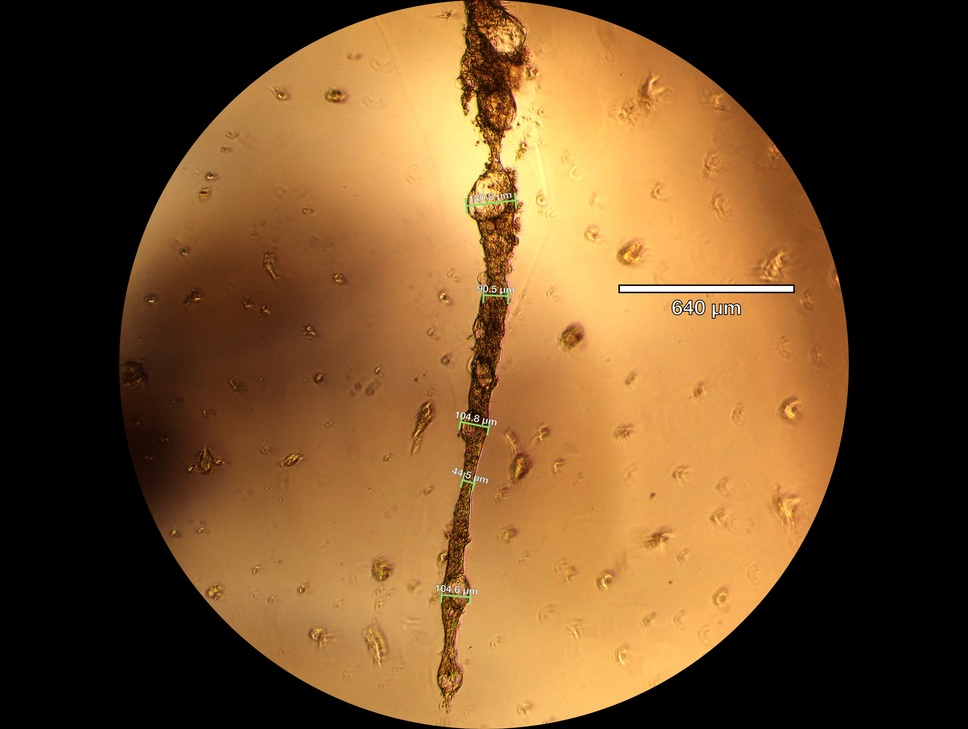
#> input picture images_in_this/1.jpg, 968 x 729 px, shrunk from 2664 x 2008 before the run, found by its file name; its folder holds only this picture in this run
$ python find_annotations.py images_in_this/1.jpg
#> lines starting #> are read from the running program, lines starting #| are printed output that depends on the picture; after the words box and inside, x2 and y2 are one past the last pixel; in counts of white or black regions, pixels touching at a corner belong together
import cv2
import numpy as np
import os
import sys

# Load the image
image_path = "./images_in_this/"+sys.argv[1]
image = cv2.imread(image_path)
#> image is the input picture: shape (729, 968, 3); mean B, G, R 40.8, 78.2, 112.4

# Check if the image was successfully loaded
if image is None:
    print(f"Error: Unable to load image from {image_path}")
    exit()

# Convert BGR to RGB for matplotlib compatibility
image_rgb = cv2.cvtColor(image, cv2.COLOR_BGR2RGB)

# Convert BGR to HSV
hsv = cv2.cvtColor(image, cv2.COLOR_BGR2HSV)
#> hsv: shape (729, 968, 3); mean H, S, V 10.4, 105, 112.4

# Define range of green color in HSV
lower_green = np.array([40, 40, 40])
upper_green = np.array([80, 255, 255])

# Threshold the HSV image to get only green colors
mask = cv2.inRange(hsv, lower_green, upper_green)
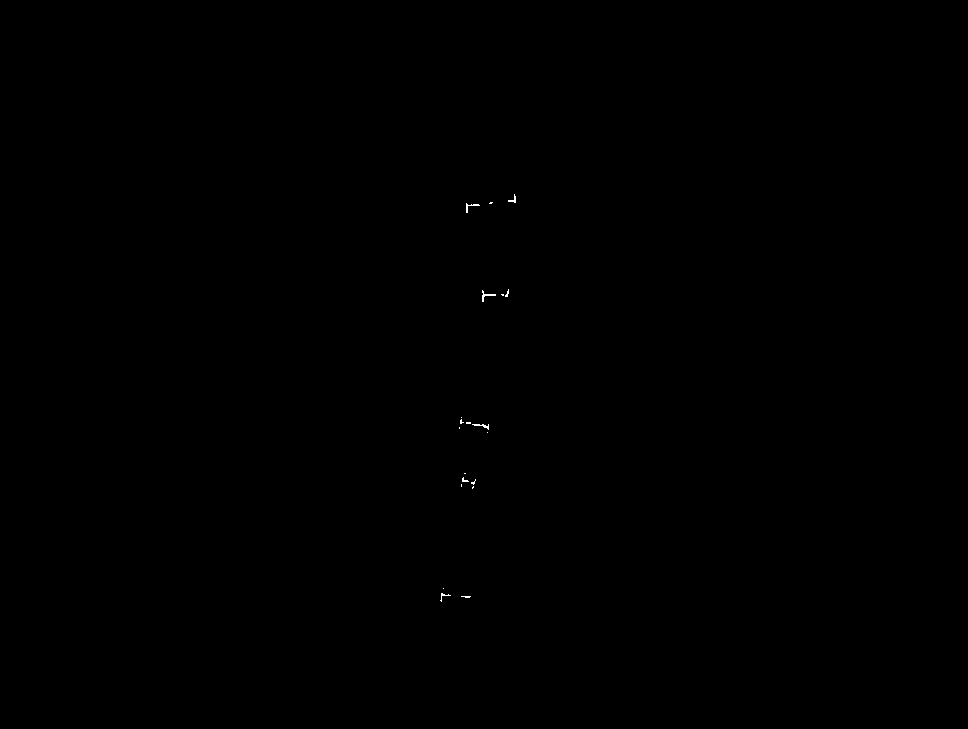
#> mask: shape (729, 968); 0.04% white in thin lines or dots, all inside (x1, y1, x2, y2) = (440, 194, 516, 602)

# Find contours in the mask
contours, _ = cv2.findContours(mask, cv2.RETR_EXTERNAL, cv2.CHAIN_APPROX_SIMPLE)
#> contours = 20 contours, 19 with area under 20; largest, box (x1, y1, x2, y2) and area: (482, 290, 496, 302) 23

# Define padding around the detected green segment
padding_x = 40  # Example padding
padding_y = 40  # Example padding


# Create a directory to save cropped images
output_dir = 'cropped_images'
os.makedirs(output_dir, exist_ok=True)

# List to store non-overlapping bounding boxes
bounding_boxes = []

# Iterate over all contours (green segments)
for contour in contours:
    # Calculate bounding rectangle
    x, y, w, h = cv2.boundingRect(contour)

    # Add padding to the bounding box
    x -= padding_x
    y -= padding_y
    w += 2 * padding_x
    h += 2 * padding_y

    # Ensure the cropped area is within image bounds
    x = max(x, 0)
    y = max(y, 0)

    # Check for overlapping bounding boxes
    overlap = False
    for (x_, y_, w_, h_) in bounding_boxes:
        if x < x_ + w_ and x + w > x_ and y < y_ + h_ and y + h > y_:
            overlap = True
            # Keep the bounding box with the largest area
            if w * h > w_ * h_:
                bounding_boxes.remove((x_, y_, w_, h_))
                bounding_boxes.append((x, y, w, h))
            break

    if not overlap:
        bounding_boxes.append((x, y, w, h))
#> this loop made 20 passes
#> (x, y, w, h) on passes 1, 2, 6, 7, 11, 13, 16, 17, 18, 20: (421, 556, 90, 82), (400, 553, 91, 89), (431, 439, 85, 86), (422, 437, 87, 85), (432, 384, 97, 86), (420, 379, 84, 85), (442, 250, 94, 92), (465, 249, 84, 88), (426, 163, 94, 90), (468, 154, 88, 89)
#> (contour, x, y, w, h) on passes 3, 4, 5, 8, 9, 10: ([[443, 588]], 403, 548, 81, 81), ([[473, 486], [472, 487], [472, 488], [473, 487]], 432, 446, 82, 83), ([[461, 484], [461, 486]], 421, 444, 81, 83), ([[464, 473], [465, 473]], 424, 433, 82, 81), ([[487, 432]], 447, 392, 81, 81), ([[459, 427], [459, 428]], 419, 387, 81, 82)
#> after the loop, bounding_boxes = [(400, 553, 91, 89), (432, 384, 97, 86), (442, 250, 94, 92), (468, 154, 88, 89)]

# Iterate over non-overlapping bounding boxes
for i, (x, y, w, h) in enumerate(bounding_boxes):
    # Draw bounding box on the original image
    cv2.rectangle(image_rgb, (x, y), (x + w, y + h), (0, 0, 255), 2)


    # Crop the original image around the ROI
    cropped_image = image_rgb[y:y+h, x:x+w]

    # Save the cropped image to a folder
    output_file = os.path.join(output_dir, f'cropped_{i + 1}.png')
    cv2.imwrite(output_file, cv2.cvtColor(cropped_image, cv2.COLOR_RGB2BGR))
    print(f"Cropped image saved as {output_file}")
#> this loop made 4 passes
#| Cropped image saved as cropped_images/cropped_1.png
#| Cropped image saved as cropped_images/cropped_2.png
#| Cropped image saved as cropped_images/cropped_3.png
#| Cropped image saved as cropped_images/cropped_4.png
#> pass 1, `cropped_image = image_rgb[y:y+h, x:x+w]`:
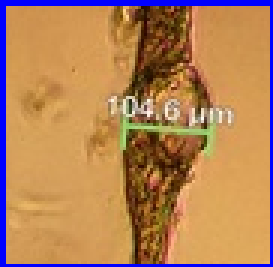
#> cropped_image: shape (89, 91, 3) (shown 3 times larger); mean R, G, B 178.8, 130.1, 87.9
#> pass 2, `cropped_image = image_rgb[y:y+h, x:x+w]`:
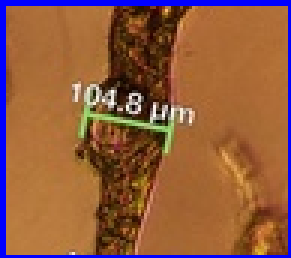
#> cropped_image: shape (86, 97, 3) (shown 3 times larger); mean R, G, B 144, 91.6, 63
#> after the loop:
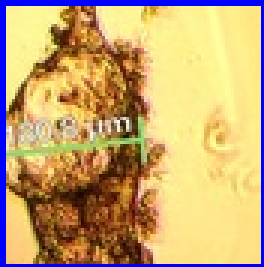
#> cropped_image: shape (89, 88, 3) (shown 3 times larger); mean R, G, B 197.9, 167.1, 112.6
#> after the loop:
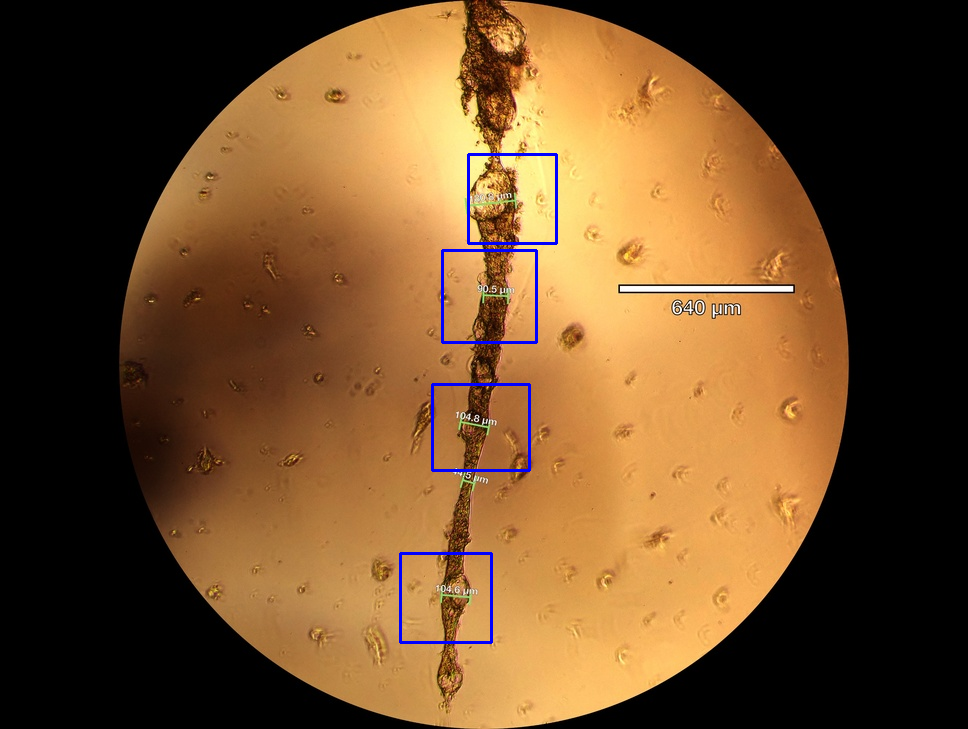
#> image_rgb: shape (729, 968, 3); mean R, G, B 111.2, 77.3, 41.8

$ run again, on images_in_this/D17-printed_0008 2.jpg
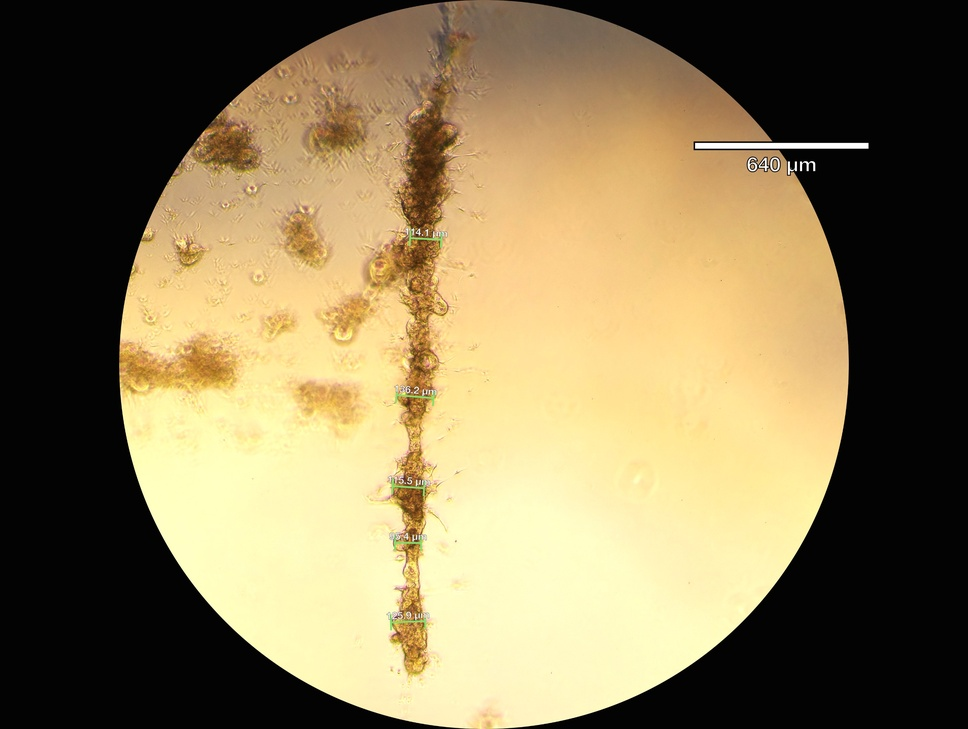
#> input picture images_in_this/D17-printed_0008 2.jpg, 968 x 729 px, shrunk from 2664 x 2008 before the run, found by its file name
#> image is the input picture: shape (729, 968, 3); mean B, G, R 86, 122, 137.3
#> hsv: shape (729, 968, 3); mean H, S, V 14.4, 62.8, 137.3
#> mask: shape (729, 968); 0.06% white in thin lines or dots, all inside (x1, y1, x2, y2) = (389, 231, 443, 630)
#> contours = 15 contours, 13 with area under 20; largest, box (x1, y1, x2, y2) and area: (394, 535, 422, 550) 50, (389, 614, 394, 630) 21
#> the loop `for contour in contours:` made 15 passes
#> (x, y, w, h) on passes 1, 2, 3, 5, 7, 8, 10, 11: (371, 578, 95, 89), (349, 574, 85, 96), (354, 495, 108, 95), (364, 446, 93, 82), (383, 441, 83, 85), (352, 439, 83, 93), (374, 356, 91, 82), (356, 353, 83, 85)
#> after the loop `for contour in contours:`: bounding_boxes = [(354, 495, 108, 95), (392, 351, 83, 94), (378, 198, 99, 82)]
#> the loop `for i, (x, y, w, h) in enumerate(bounding_boxes):` made 3 passes
#> (printed output is left out)
#> after the loop `for i, (x, y, w, h) in enumerate(bounding_boxes):`:
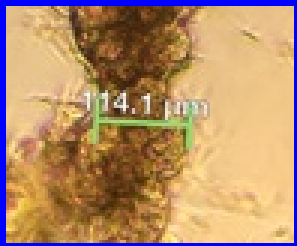
#> cropped_image: shape (82, 99, 3) (shown 3 times larger); mean R, G, B 181.6, 143.4, 106.1
#> after the loop `for i, (x, y, w, h) in enumerate(bounding_boxes):`:
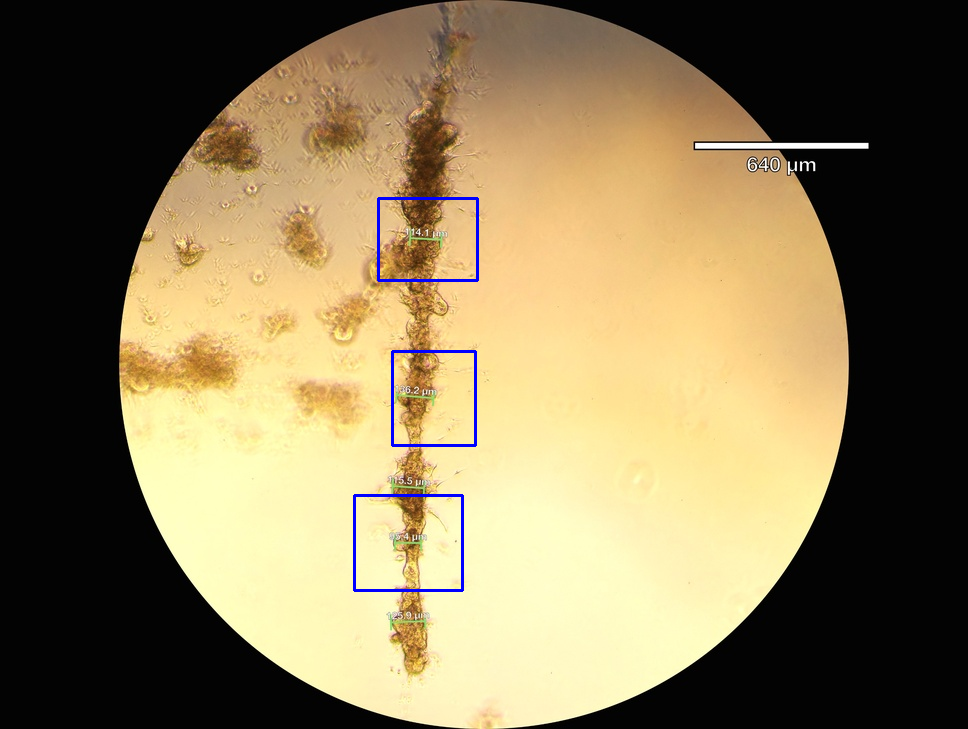
#> image_rgb: shape (729, 968, 3); mean R, G, B 136.2, 121.1, 86.5

$ run again, on images_in_this/G25- d15-WA1_0003 2.jpg
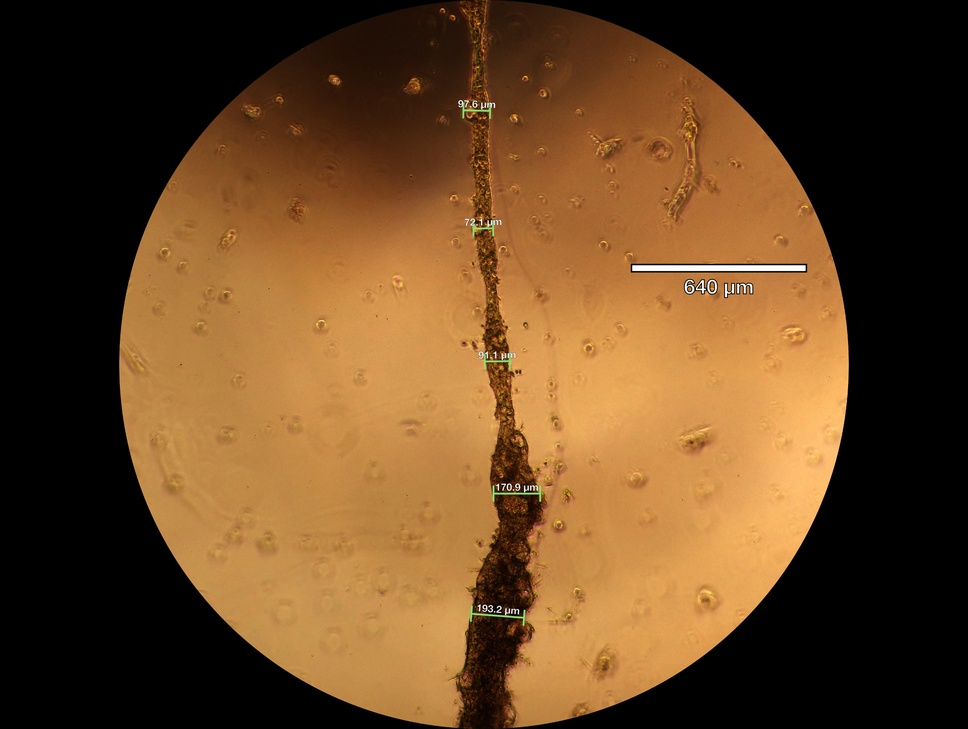
#> input picture images_in_this/G25- d15-WA1_0003 2.jpg, 968 x 729 px, shrunk from 2664 x 2008 before the run, found by its file name
#> image is the input picture: shape (729, 968, 3); mean B, G, R 35.9, 69.8, 103
#> hsv: shape (729, 968, 3); mean H, S, V 10.1, 107.4, 103
#> mask: shape (729, 968); 0.07% white in thin lines or dots, all inside (x1, y1, x2, y2) = (462, 104, 541, 623)
#> contours = 14 contours, 11 with area under 20; largest, box (x1, y1, x2, y2) and area: (476, 610, 525, 623) 63, (483, 354, 511, 368) 44, (514, 491, 541, 496) 38
#> the loop `for contour in contours:` made 14 passes
#> (x, y, w, h) on passes 1, 2, 5, 6, 7, 10, 11, 12: (430, 571, 84, 90), (436, 570, 129, 93), (474, 451, 107, 85), (452, 447, 94, 93), (443, 314, 108, 94), (432, 184, 83, 87), (451, 181, 83, 93), (433, 70, 97, 82)
#> after the loop `for contour in contours:`: bounding_boxes = [(436, 570, 129, 93), (474, 451, 107, 85), (443, 314, 108, 94), (451, 181, 83, 93), (433, 70, 97, 82)]
#> the loop `for i, (x, y, w, h) in enumerate(bounding_boxes):` made 5 passes
#> (printed output is left out)
#> after the loop `for i, (x, y, w, h) in enumerate(bounding_boxes):`:
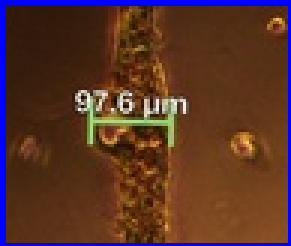
#> cropped_image: shape (82, 97, 3) (shown 3 times larger); mean R, G, B 89.1, 51.9, 41.2
#> after the loop `for i, (x, y, w, h) in enumerate(bounding_boxes):`:
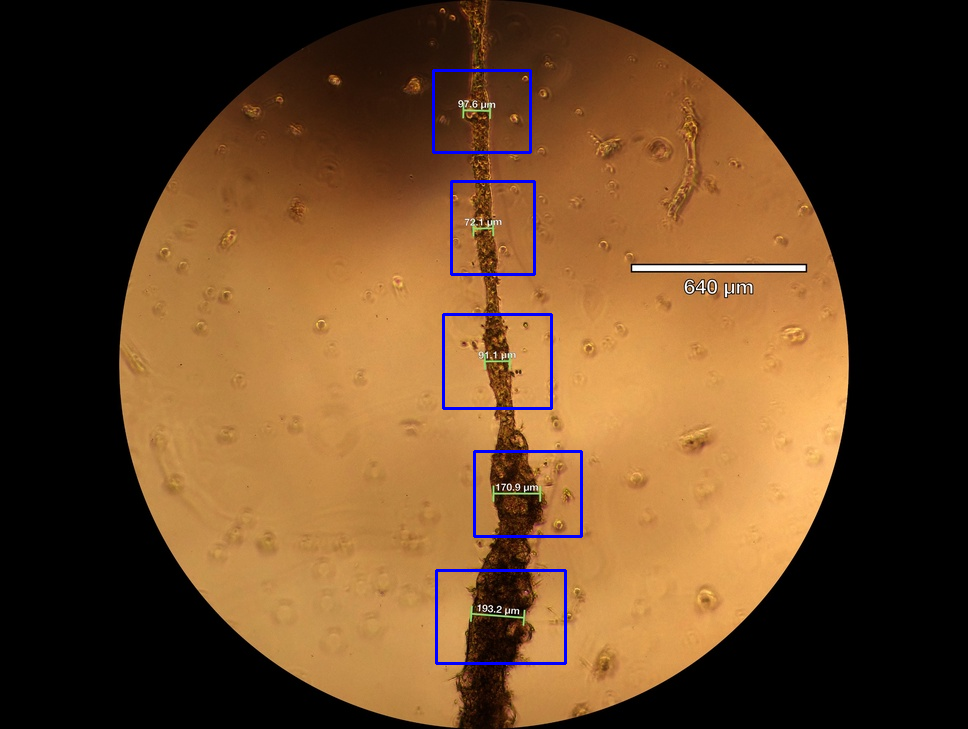
#> image_rgb: shape (729, 968, 3); mean R, G, B 101.6, 69, 37.6
